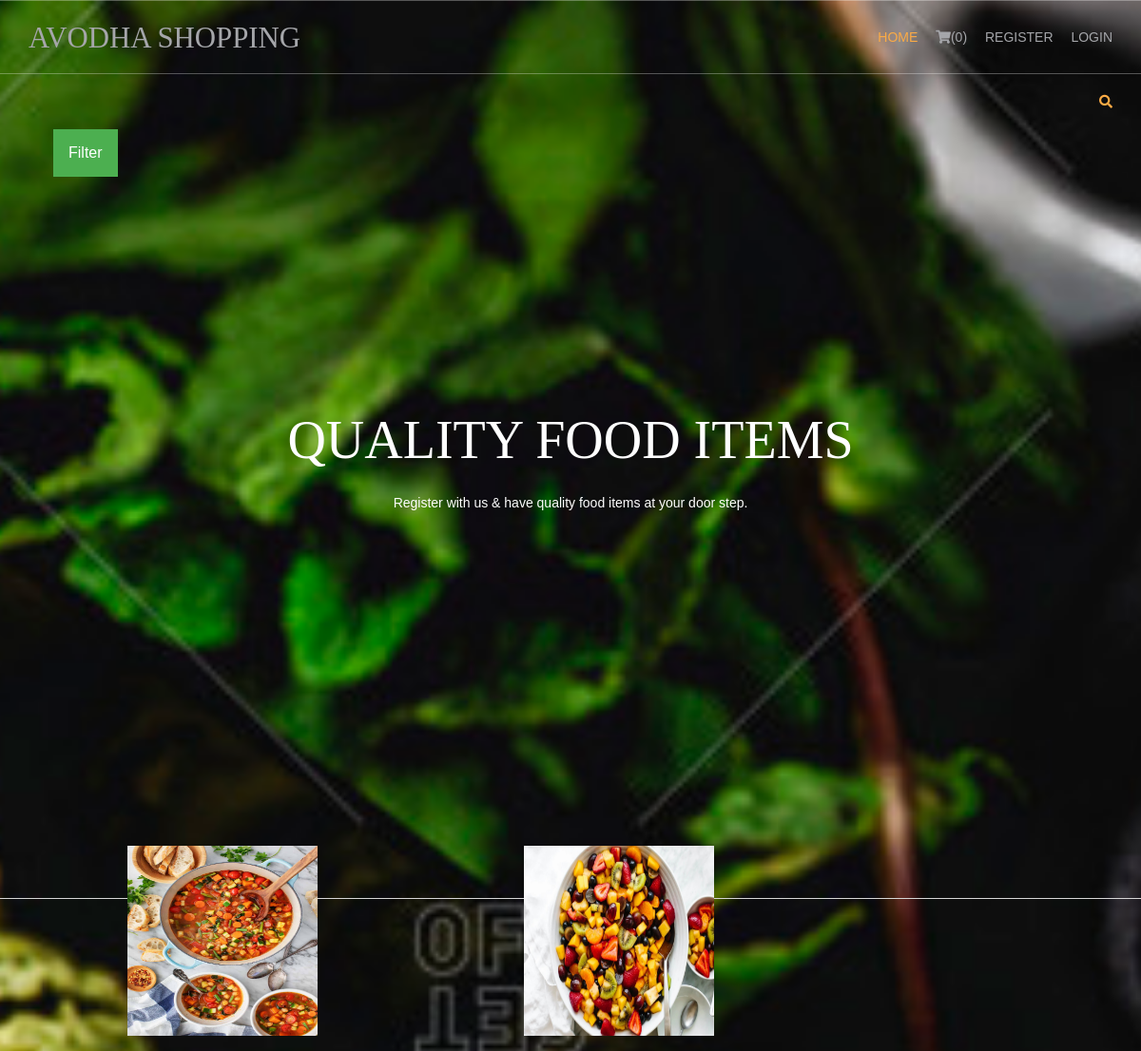
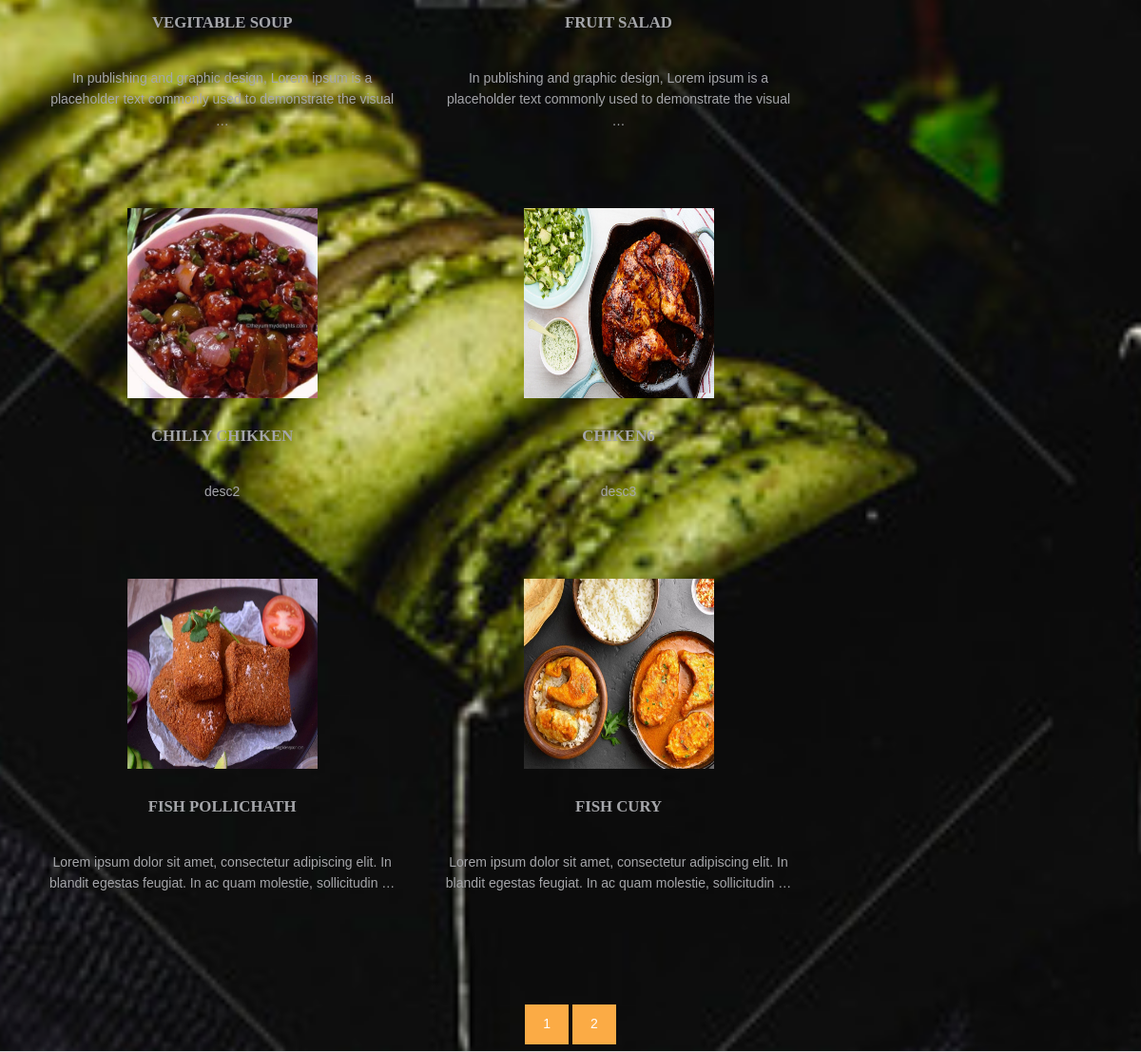
The page / on the database its author committed (2 pictures, top to bottom).
### shop/models.py (models this page shows, shortened)
class products(models.Model):
    name=models.CharField(max_length=150,unique=True)
    slug = models.SlugField(max_length=150, unique=True)
    img=models.ImageField(upload_to='product')
    desc=models.TextField()
    stock=models.IntegerField()
    available=models.BooleanField()
    price=models.IntegerField()
    category=models.ForeignKey(categ,on_delete=models.CASCADE)
    def get_url(self):
        return reverse('details',args=[self.category.slug,self.slug])

### shop/views.py (the view)
# urls.py: 2. Add a URL to urlpatterns:  path('', views.home, name='home')
def home(request,c_slug=None):
    c_page=None
    prodt=None
    if c_slug!=None:
        c_page=get_object_or_404(categ,slug=c_slug)
        prodt=products.objects.filter(category=c_page,available=True)
    else:
         prodt=products.objects.all().filter(available=True)
    cat=categ.objects.all()
    paginator=Paginator(prodt,6)
    try:
        page=int(request.GET.get('page','1'))
    except:
        page=1
    try:
        pro=paginator.page(page)
    except(EmptyPage,InvalidPage):
        pro=paginator.page(paginator.num_pages)
    return render(request,'index.html',{'pr':prodt,'ct':cat,'pg':pro})

### cart/context_processor.py (called while the page is built)
def count(request):
    item_count=0
    if 'admin' in request.path:
        return {}
    else:
        try:
            ct=cartlist.objects.filter(cart_id=c_id(request))
            cti=items.objects.all().filter(cart=ct[:1])
            for c in cti:
                item_count+=c.quan
        except cartlist.DoesNotExist:
            item_count=0
        return dict(itc=item_count)

### cart/views.py (called while the page is built)
def c_id(request):
    ct_id=request.session.session_key
    if not ct_id:
        ct_id=request.session.create()
    return ct_id

### shop/models.py (called while the page is built)
    def get_url(self):
        return reverse('prod_cat',args=[self.slug])

### templates/index.html (shortened to what this page needs)
{% load static %}
{% block content %}
<html lang="">
<head>
<link href="{% static 'hm/layout/styles/layout.css' %}" rel="stylesheet" type="text/css" media="all">
</head>
<body id="top">
<div class="abcd " style="background-image:url({% static 'hm/images/demo/backgrounds/bg.jpg' %});">
<div class="wrapper row1">
    <header id="header" class="hoc clear">
      <div id="logo" class="fl_left">
        <h1><a href="/">AVODHA SHOPPING</a></h1>
      </div>
      <nav id="mainav" class="fl_right">
        <ul class="clear">
          <li class="active"><a href="/">Home</a></li>
          <li><a class="active" href="{% url 'cartdetails' %}"><i class="fa fa-shopping-cart" style="font-size:14px"></i>({{itc}})</a></li>
          {% if user.is_authenticated %}
          <li>Hai {{user.username}}</li>
          <li><a class="active" href="accounts/logout">logout</a></li>
          {% else %}
          <li><a class="active" href="accounts/register">Register</a></li>
          <li><a class="active" href="accounts/login">Login</a></li>
           {% endif %}
        </ul>
      </nav>
    </header>
  </div>
    <div class="wrapper row0">
    <div id="topbar" class="hoc clear">
  <div class="fl_right">
        <ul class="nospace">
          <li id="searchform">
          </li>
        </ul>
      </div>
         </div>
  </div>
<div class="dropdown">
  <button class="dropbtn">Filter</button>&emsp;
    <br><br>
</div>
    <div id="pageintro" class="hoc clear">
    <article>
      <h3 class="heading">QUALITY FOOD ITEMS</h3>
      <p>Register with us & have quality food items at your door step.</p>
    </article>
  </div>
<br>
 <section id="introblocks">
      <ul class="nospace group btmspace-80">
        {% for i in pg.object_list %}
        <li class="one_third">
          <br> <br>
            <figure><a class="imgover" href="{{i.get_url}}"><img src="{{i.img.url}}" alt="" style="height:200px;width:200px"></a>
            <figcaption>
              <h6 class="heading">{{i.name}}</h6><br>
              <p>{{i.desc|truncatewords:17}}</p>
                <br>
            </figcaption>
          </figure>
        {% endfor %}
        </li>
      </ul>
 </section>
<center>
    {% for p in pg.paginator.page_range %}
    <a href="?page={{p}}" class="btn btn-light btn-sm {% if pg.number == p%} active {% endif %}">{{p}}</a>
    {% endfor %}
</center>
</div>
{% endblock %}
</body>
</html>

### static/hm/layout/styles/layout.css (style rules this page uses)
.row1 { border:solid; border-width:1px 0; }
#topbar { padding:20px 0; font-size:.8rem; text-transform:uppercase; }
#topbar ul li { display:inline-block; margin-right:15px; }
#topbar ul li:last-child { margin-right:0; padding-right:0; border-right:none; }
#topbar #searchform { position:relative; line-height:1; z-index:9999; }
#topbar #searchform::after { display:block; height:18px; line-height:18px; padding:0; font-family:"Font Awesome\ 5 Free"; font-weight:900; font-size:1rem; content:"\f002"; }
#topbar #searchform ::placeholder { text-transform:capitalize; }
#header #logo { margin:22px 0 0 0; }
#header #logo h1 { margin:0; padding:0; font-size:2.2rem; text-transform:uppercase; }
#pageintro { padding:200px 0 300px; }
#pageintro article, #pageintro article p { display:block; max-width:75%; margin:0 auto; text-align:center; }
#pageintro article p { max-width:65%; line-height:2rem; }
#pageintro .heading { margin-bottom:20px; font-size:4rem; }
#introblocks { display:block; position:relative; margin:-180px 0 0 0; z-index:1; text-align:center; }
#introblocks figure figcaption { display:block; padding:30px 0 0 0; text-align:center; }
#introblocks figure figcaption .heading { font-size:1.2rem; font-weight:700; margin-bottom:0; }
*, *::before, *::after { transition:all .3s ease-in-out; }
nav ul, nav ol { margin:0; padding:0; list-style:none; }
#mainav, #breadcrumb, .sidebar nav { line-height:normal; }
#mainav ul { text-transform:uppercase; }
#mainav li { display:inline-block; position:relative; margin:0 15px 0 0; padding:0; }
#mainav li:last-child { margin-right:0; }
#mainav li a { display:block; padding:30px 0; }
body { color:#A5A6AA; background-color:#1C1D21; }
a { color:#FBAB45; }
.btn, .btn.inverse:hover { color:#FFFFFF; background-color:#FBAB45; border-color:#FBAB45; }
.imgover, .imgover:hover::after { color:#FFFFFF; }
.row1 { border-color:rgba(255,255,255,.3); }
#topbar #searchform { color:#FBAB45; }
#header #logo h1 a { color:inherit; }
#pageintro { color:#FFFFFF; }
#mainav li a { color:inherit; }
#mainav .active a, #mainav a:hover, #mainav li:hover > a { color:#FBAB45; background-color:inherit; }
@media screen and (min-width:1140px) { .hoc { max-width:1140px; } }

### static/hm/layout/styles/framework.css (style rules this page uses)
html { overflow-y:scroll; overflow-x:hidden; }
html, body { margin:0; padding:0; font-size:14px; line-height:1.6em; }
*, *::before, *::after { box-sizing:border-box; }
.nospace { margin:0; padding:0; list-style:none; }
.btn { display:inline-block; padding:8px 18px 10px; text-transform:uppercase; border:1px solid; }
.clear, .group { display:block; }
.clear::before, .clear::after, .group::before, .group::after { display:table; content:""; }
.clear, .clear::after, .group, .group::after { clear:both; }
a { outline:none; text-decoration:none; }
.fl_left, .imgl { float:left; }
.fl_right, .imgr { float:right; }
img { width:auto; max-width:100%; height:auto; margin:0; padding:0; border:none; line-height:normal; vertical-align:middle; }
.imgover { display:inline-block; position:relative; max-width:100%; }
.imgover::before, .imgover::after { display:block; position:absolute; content:""; text-align:center; opacity:0; }
.imgover::before { top:0; right:0; bottom:0; left:0; }
.imgover::after { top:50%; left:50%; width:50px; height:50px; line-height:50px; margin:-25px 0 0 -25px; font-family:"Font Awesome\ 5 Free"; font-weight:900; content:"\f067"; font-size:28px; }
body, input, textarea, select { font-family:Verdana, Geneva, sans-serif; }
h1, h2, h3, h4, h5, h6, .heading { font-family:Georgia, "Times New Roman", Times, serif; }
label, input, textarea, select, button { display:block; resize:none; outline:none; color:inherit; font-size:inherit; font-family:inherit; vertical-align:middle; }
::placeholder { opacity:1; }
h1, h2, h3, h4, h5, h6, .heading { margin:0 0 20px 0; font-size:1.4rem; line-height:normal; font-weight:normal; text-transform:uppercase; }
.wrapper { display:block; position:relative; width:100%; margin:0; padding:0; text-align:left; word-wrap:break-word; }
.hoc { display:block; margin:0 auto; }
address, article, aside, figcaption, figure, footer, header, main, nav, section { display:block; margin:0; padding:0; }
.one_half, .one_third, .two_third, .one_quarter, .two_quarter, .three_quarter { display:inline-block; float:left; margin:0 0 0 4.21052%; list-style:none; }
.one_third { width:30.52631%; }
.btmspace-80 { margin-bottom:80px; }

### rows shown on the page
products: img (picture), name "VEGITABLE SOUP", desc "In publishing and graphic design, Lorem ipsum is a placeholder text commonly used to demonstrate the visual …"
products: img (picture), name "FRUIT SALAD", desc "In publishing and graphic design, Lorem ipsum is a placeholder text commonly used to demonstrate the visual …"
products: img (picture), name "CHILLY CHIKKEN", desc "desc2"
products: img (picture), name "CHIKEN6", desc "desc3"
products: img (picture), name "FISH POLLICHATH", desc "Lorem ipsum dolor sit amet, consectetur adipiscing elit. In blandit egestas feugiat. In ac quam molestie, sollicitudin …"
products: img (picture), name "FISH CURY", desc "Lorem ipsum dolor sit amet, consectetur adipiscing elit. In blandit egestas feugiat. In ac quam molestie, sollicitudin …"

### other values the page prints
{{ itc }} "0"
{{ p }} "1" "2"
